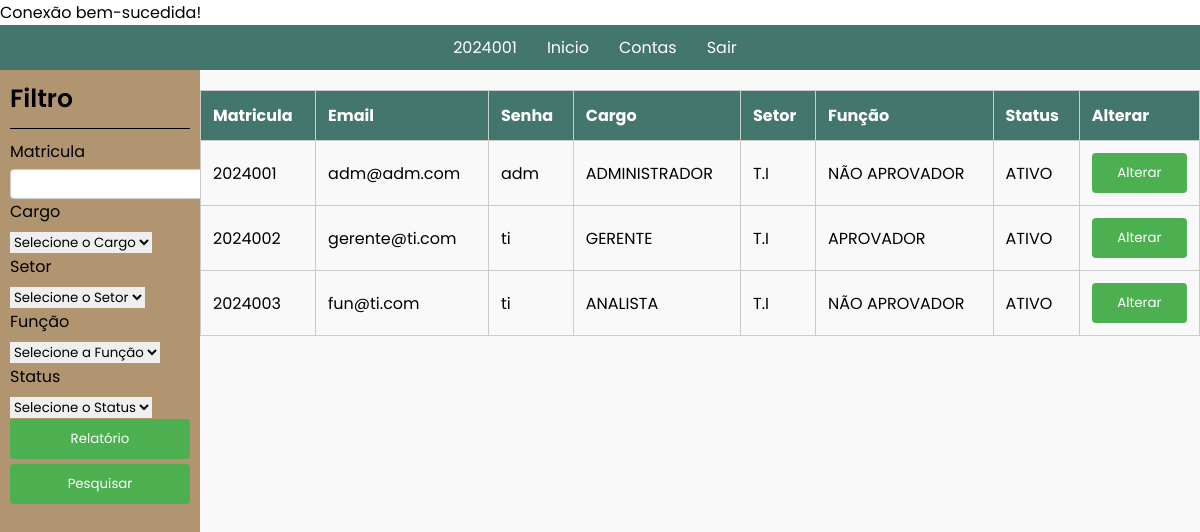
/02.Adm_View_Contas/index.php (signed in), run on the app's committed database.
### tables this page shows
CREATE TABLE `conta` (
  `Email` varchar(100) DEFAULT NULL,
  `Senha` varchar(100) DEFAULT NULL,
  `Matricula` int(11) NOT NULL,
  `contaStatus` varchar(50) DEFAULT NULL,
  `FK_DEPARTAMENTO_CodSetor` int(11) DEFAULT NULL,
  `FK_CARGO_CodCargo` int(11) DEFAULT NULL
);

CREATE TABLE `cargo` (
  `CodCargo` int(11) NOT NULL,
  `Cargo` varchar(50) DEFAULT NULL,
  `Funcao` varchar(100) DEFAULT NULL
);

CREATE TABLE `departamento` (
  `CodSetor` int(11) NOT NULL,
  `Setor` varchar(100) DEFAULT NULL
);

### 02.Adm_View_Contas/index.php (the view, shortened to what this page needs)
<!DOCTYPE html>
<html lang="en">
<head>
    <link rel="stylesheet" href="style.css">
    <link rel="stylesheet" href="../src/css/reset.css">
    <link rel="stylesheet" href="../src/css/font.css">
    <link rel="stylesheet" href="../src/css/printParametre.css">
</head>
<?php
    $atual = $_SESSION['matricula'];
    include '../src/db/db_connection.php';
?>
<body>
    <nav>
        <ul>
            <?php
            $menu_items = array(
                $atual => "ID.php",
                "Inicio" => "../01.Adm_Cadastro/index.php",
                "Contas" => "../02.Adm_View_Contas/index.php",
                "Sair" => "../00.Login/index.php"
            );
            foreach ($menu_items as $label => $url) {
                echo '<li><a href="' . $url . '">' . $label . '</a></li>';
            }
            ?>
        </ul>
    </nav>
    <div class="content">
        <div class="menuLateral">
            <h4>Filtro</h4>
            <form method="GET" action="">
                <div>
                    <label for="matricula">Matricula</label>
                    <input type="number" name="matricula" id="matricula" value="<?php echo isset($_GET['matricula']) ? $_GET['matricula'] : ''; ?>">
                </div>
                <div>
                    <label for="cargo">Cargo</label>
                    <select name="cargo" id="cargo">
                        <option value="">Selecione o Cargo</option>
                    </select>
                </div>
                <div>
                    <label for="setor">Setor</label>
                    <select name="setor" id="setor">
                        <option value="">Selecione o Setor</option>
                    </select>
                </div>
                <div>
                    <label for="funcao">Função</label>
                    <select name="funcao" id="funcao">
                        <option value="">Selecione a Função</option>
                    </select>
                </div>
                <div>
                    <label for="status">Status</label>
                    <select name="status" id="status">
                        <option value="">Selecione o Status</option>
                    </select>
                </div>
                <div class="relatorio">
                    <button type="button" onclick="imprimirRelatorio()">Relatório</button>
                </div>
                <div class="pesquisa">
                    <button type="submit">Pesquisar</button>
                </div>
            </form>
        </div>
        <div class="dataGrid printableArea">
            <table>
                <thead>
                    <tr>
                        <th>Matricula</th>
                        <th>Email</th>
                        <th>Senha</th>
                        <th>Cargo</th>
                        <th>Setor</th>
                        <th>Função</th>
                        <th>Status</th>
                        <th>Alterar</th>
                    </tr>
                </thead>
                <tbody>
                    <?php
                    $sql = "SELECT c.Matricula, c.Email, c.Senha, cg.Cargo, d.Setor, cg.Funcao, c.ContaStatus
                            FROM conta c
                            INNER JOIN cargo cg ON c.FK_CARGO_CodCargo = cg.CodCargo
                            INNER JOIN departamento d ON c.FK_DEPARTAMENTO_CodSetor = d.CodSetor
                            WHERE 1=1";
                    $result = $conn->query($sql);
                    if ($result->num_rows > 0) {
                        while ($row = $result->fetch_assoc()) {
                            echo "<tr data-matricula='{$row['Matricula']}'>
                                    <td>{$row['Matricula']}</td>
                                    <td>{$row['Email']}</td>
                                    <td>{$row['Senha']}</td>
                                    <td>{$row['Cargo']}</td>
                                    <td>{$row['Setor']}</td>
                                    <td>{$row['Funcao']}</td>
                                    <td>{$row['ContaStatus']}</td>
                                    <td><button class='alterar' type='button' onclick='abrirModal(\"{$row['Matricula']}\")'>Alterar</button></td>
                                  </tr>";
                        }
                    } else {
                        echo "<tr><td colspan='8'>Nenhum registro encontrado</td></tr>";
                    }
                    ?>
                </tbody>
            </table>
        </div>
    </div>
</body>
</html>

### 02.Adm_View_Contas/style.css (style rules this page uses)
html, body { height: 100%; margin: 0; }
body { display: flex; flex-direction: column; margin: 0; padding: 0; }
nav { background-color: #43766c; padding: 10px 0; width: 100%; }
nav ul { list-style-type: none; margin: 0; padding: 0; text-align: center; }
nav ul li { display: inline; margin-right: 10px; }
nav ul li a { color: #fff; text-decoration: none; padding: 5px 10px; }
.content { display: flex; flex: 1; }
.menuLateral { background-color: #B19470; width: 200px; display: flex; flex-direction: column; padding: 10px; }
.dataGrid { flex: 1; background-color: #f9f9f9; }
label { display: block; margin-bottom: 5px; }
input { height: 30px; border: 1px solid #ccc; border-radius: 4px; box-sizing: border-box; }
button { background-color: #4CAF50; color: white; border: none; padding: 10px 20px; border-radius: 4px; cursor: pointer; width: 100%; }
table { width: 100%; border-collapse: collapse; margin-top: 20px; }
th, td { border: 1px solid #ccc; padding: 12px; text-align: left; }
th { background-color: #43766c; color: white; }
.relatorio { margin-bottom: 5px; }
.relatorio { margin-top: auto; }
h4 { font-size: 25px; font-weight: 600; padding-bottom: 10px; border-bottom: 1px solid black; margin-bottom: 10px; }

### data on the page
conta: Matricula "2024001", Email "adm@adm.com", Senha "adm", FK_CARGO_CodCargo.Cargo "ADMINISTRADOR", FK_DEPARTAMENTO_CodSetor.Setor "T.I", FK_CARGO_CodCargo.Funcao "NÃO APROVADOR", contaStatus "ATIVO"
conta: Matricula "2024002", Email "gerente@ti.com", Senha "ti", FK_CARGO_CodCargo.Cargo "GERENTE", FK_DEPARTAMENTO_CodSetor.Setor "T.I", FK_CARGO_CodCargo.Funcao "APROVADOR", contaStatus "ATIVO"
conta: Matricula "2024003", Email "fun@ti.com", Senha "ti", FK_CARGO_CodCargo.Cargo "ANALISTA", FK_DEPARTAMENTO_CodSetor.Setor "T.I", FK_CARGO_CodCargo.Funcao "NÃO APROVADOR", contaStatus "ATIVO"

### other printed values
$label "2024001"
$label "Inicio"
$label "Contas"
$label "Sair"
